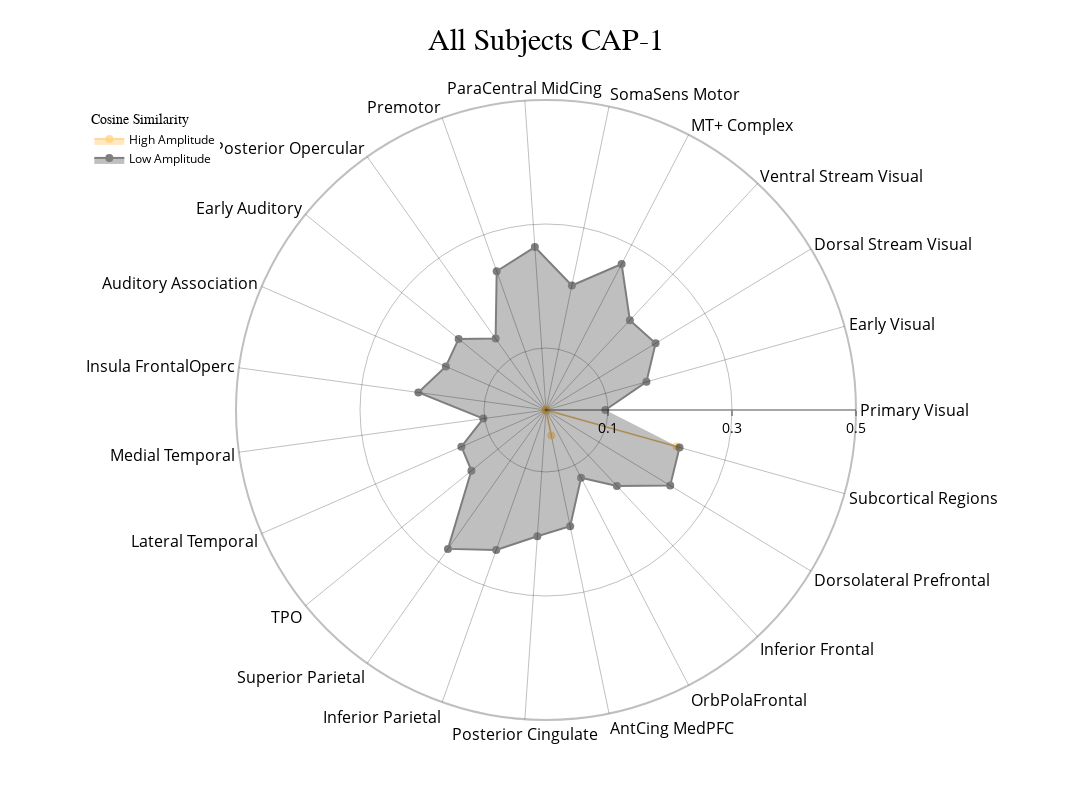
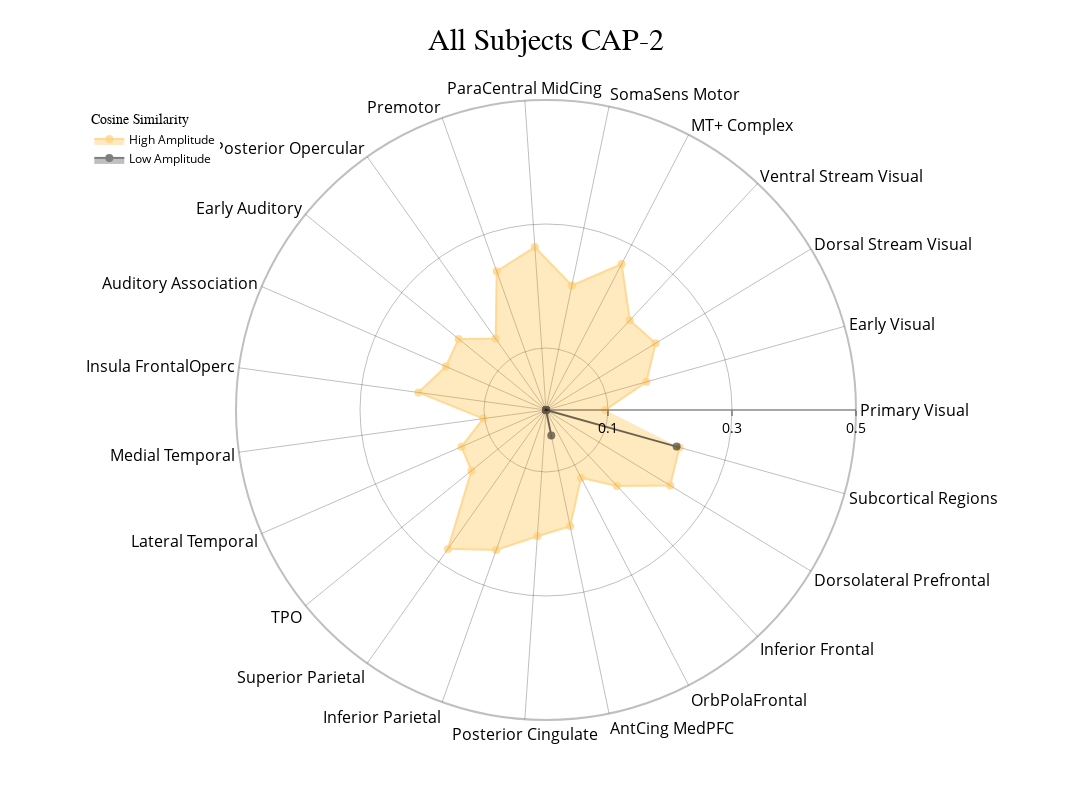

The notebook cell saved with these charts, in order:
### Code cell
radialaxis={"showline": True,
            "linewidth": 2, 
            "linecolor": "rgba(0, 0, 0, 0.25)", 
            "gridcolor": "rgba(0, 0, 0, 0.25)",
            "ticks": "outside" , 
            "tickfont": {"size": 14, "color": "black"},
            "range": [0, 0.5],
            "tickvals": [0.1, "", 0.3, "", 0.5]}

color_discrete_map = {"High Amplitude": "rgba(255, 165, 0, 0.75)", "Low Amplitude": "black"}

cap_analysis.caps2radar(radialaxis=radialaxis, 
                        fill="toself",
                        color_discrete_map=color_discrete_map, 
                        use_scatterpolar=True,
                        output_dir=output_dir,
                        as_html=True)

### Figure 1 — Plotly figure (JSON) as saved in the notebook; plotly's stock layout.template omitted (floating-point values rounded to 4 significant figures)
{"data": [{"connectgaps": true, "fill": "toself", "line": {"color": "rgba(255, 165, 0, 0.75)", "width": 2}, "marker": {"color": "rgba(255, 165, 0, 0.75)", "size": 8}, "mode": "markers+lines", "name": "High Amplitude", "opacity": 0.5, "r": [0, 0, 0, 0, 0, 0, 0, 0, 0, 0, 0, 0, 0, 0, 0, 0, 0, 0, 0.04194, 0, 0, 0, 0.2188], "theta": ["Primary Visual", "Early Visual", "Dorsal Stream Visual", "Ventral Stream Visual", "MT+ Complex", "SomaSens Motor", "ParaCentral MidCing", "Premotor", "Posterior Opercular", "Early Auditory", "Auditory Association", "Insula FrontalOperc", "Medial Temporal", "Lateral Temporal", "TPO", "Superior Parietal", "Inferior Parietal", "Posterior Cingulate", "AntCing MedPFC", "OrbPolaFrontal", "Inferior Frontal", "Dorsolateral Prefrontal", "Subcortical Regions"], "type": "scatterpolar"}, {"connectgaps": true, "fill": "toself", "line": {"color": "black", "width": 2}, "marker": {"color": "black", "size": 8}, "mode": "markers+lines", "name": "Low Amplitude", "opacity": 0.5, "r": [0.09571, 0.1682, 0.2068, 0.1982, 0.2651, 0.2052, 0.2634, 0.2375, 0.1409, 0.1817, 0.1761, 0.2078, 0.102, 0.1488, 0.155, 0.2742, 0.2397, 0.204, 0.1914, 0.123, 0.1675, 0.2345, 0.2236], "theta": ["Primary Visual", "Early Visual", "Dorsal Stream Visual", "Ventral Stream Visual", "MT+ Complex", "SomaSens Motor", "ParaCentral MidCing", "Premotor", "Posterior Opercular", "Early Auditory", "Auditory Association", "Insula FrontalOperc", "Medial Temporal", "Lateral Temporal", "TPO", "Superior Parietal", "Inferior Parietal", "Posterior Cingulate", "AntCing MedPFC", "OrbPolaFrontal", "Inferior Frontal", "Dorsolateral Prefrontal", "Subcortical Regions"], "type": "scatterpolar"}], "layout": {"height": 800, "legend": {"font": {"color": "black", "size": 12}, "title": {"font": {"family": "Times New Roman"}, "text": "Cosine Similarity"}, "x": 0.01, "xanchor": "left", "y": 0.99, "yanchor": "top"}, "polar": {"angularaxis": {"gridcolor": "rgba(0, 0, 0, 0.25)", "linecolor": "rgba(0, 0, 0, 0.25)", "linewidth": 2, "showline": true, "tickfont": {"color": "black", "size": 16}}, "bgcolor": "white", "radialaxis": {"gridcolor": "rgba(0, 0, 0, 0.25)", "linecolor": "rgba(0, 0, 0, 0.25)", "linewidth": 2, "range": [0, 0.5], "showline": true, "tickfont": {"color": "black", "size": 14}, "ticks": "outside", "tickvals": [0.1, "", 0.3, "", 0.5]}}, "showlegend": true, "title": {"font": {"color": "black", "family": "Times New Roman", "size": 30}, "text": "All Subjects CAP-1", "x": 0.5}, "width": 1200}}

### Figure 2 — Plotly figure (JSON) as saved in the notebook; plotly's stock layout.template omitted (floating-point values rounded to 4 significant figures)
{"data": [{"connectgaps": true, "fill": "toself", "line": {"color": "rgba(255, 165, 0, 0.75)", "width": 2}, "marker": {"color": "rgba(255, 165, 0, 0.75)", "size": 8}, "mode": "markers+lines", "name": "High Amplitude", "opacity": 0.5, "r": [0.09571, 0.1682, 0.2068, 0.1982, 0.2651, 0.2052, 0.2634, 0.2375, 0.1409, 0.1817, 0.1761, 0.2078, 0.102, 0.1488, 0.155, 0.2742, 0.2397, 0.204, 0.1914, 0.123, 0.1675, 0.2345, 0.2236], "theta": ["Primary Visual", "Early Visual", "Dorsal Stream Visual", "Ventral Stream Visual", "MT+ Complex", "SomaSens Motor", "ParaCentral MidCing", "Premotor", "Posterior Opercular", "Early Auditory", "Auditory Association", "Insula FrontalOperc", "Medial Temporal", "Lateral Temporal", "TPO", "Superior Parietal", "Inferior Parietal", "Posterior Cingulate", "AntCing MedPFC", "OrbPolaFrontal", "Inferior Frontal", "Dorsolateral Prefrontal", "Subcortical Regions"], "type": "scatterpolar"}, {"connectgaps": true, "fill": "toself", "line": {"color": "black", "width": 2}, "marker": {"color": "black", "size": 8}, "mode": "markers+lines", "name": "Low Amplitude", "opacity": 0.5, "r": [0, 0, 0, 0, 0, 0, 0, 0, 0, 0, 0, 0, 0, 0, 0, 0, 0, 0, 0.04194, 0, 0, 0, 0.2188], "theta": ["Primary Visual", "Early Visual", "Dorsal Stream Visual", "Ventral Stream Visual", "MT+ Complex", "SomaSens Motor", "ParaCentral MidCing", "Premotor", "Posterior Opercular", "Early Auditory", "Auditory Association", "Insula FrontalOperc", "Medial Temporal", "Lateral Temporal", "TPO", "Superior Parietal", "Inferior Parietal", "Posterior Cingulate", "AntCing MedPFC", "OrbPolaFrontal", "Inferior Frontal", "Dorsolateral Prefrontal", "Subcortical Regions"], "type": "scatterpolar"}], "layout": {"height": 800, "legend": {"font": {"color": "black", "size": 12}, "title": {"font": {"family": "Times New Roman"}, "text": "Cosine Similarity"}, "x": 0.01, "xanchor": "left", "y": 0.99, "yanchor": "top"}, "polar": {"angularaxis": {"gridcolor": "rgba(0, 0, 0, 0.25)", "linecolor": "rgba(0, 0, 0, 0.25)", "linewidth": 2, "showline": true, "tickfont": {"color": "black", "size": 16}}, "bgcolor": "white", "radialaxis": {"gridcolor": "rgba(0, 0, 0, 0.25)", "linecolor": "rgba(0, 0, 0, 0.25)", "linewidth": 2, "range": [0, 0.5], "showline": true, "tickfont": {"color": "black", "size": 14}, "ticks": "outside", "tickvals": [0.1, "", 0.3, "", 0.5]}}, "showlegend": true, "title": {"font": {"color": "black", "family": "Times New Roman", "size": 30}, "text": "All Subjects CAP-2", "x": 0.5}, "width": 1200}}
